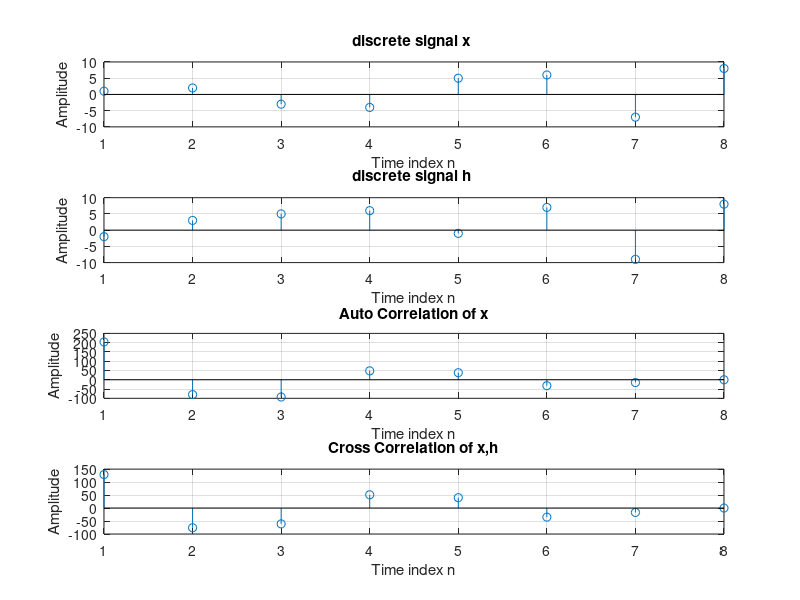

Write MATLAB code to recreate this figure.
clear all
clc
x=[1,2,-3,-4,5,6,-7,8];
h=[-2,3,5,6,-1,7,-9,8];
n=length(x);
s=zeros(1,n);
j=zeros(1,n);
a=zeros(1,n);
y=zeros(1,n);
b=zeros(1,n);
b=xcorr(x,x);
k=1;
for i=1:n
    y(1,1)=(y(1,1)+(x(i)*x(i)));
end
while(k<n)
    for i=k+1:n
        s(i-k)=x(i);
    end
    for i=1:n
        y(1,k+1)=(y(1,k+1)+(x(i)*s(i)));
    end
    k=k+1;
end
k=1;
for i=1:n
    a(1,1)=(a(1,1)+(x(i)*h(i)));
end
while(k<n)
    for i=k+1:n
        j(i-k)=h(i);
    end
    for i=1:n
        a(1,k+1)=(a(1,k+1)+(x(i)*j(i)));
    end
    k=k+1;
end
subplot(4,1,1);
stem(x);
grid on; 
xlabel('Time index n');
ylabel('Amplitude');
title('discrete signal x '); 
subplot(4,1,2),stem(h);
grid on; 
xlabel('Time index n');
ylabel('Amplitude');
title('discrete signal h '); 
subplot(4,1,3),stem(y);
grid on; 
xlabel('Time index n');
ylabel('Amplitude');
title('Auto Correlation of x'); 
subplot(4,1,4),stem(a);
grid on; 
xlabel('Time index n');
ylabel('Amplitude');
title('Cross Correlation of x,h'); 
display(x)
display(h)
display(' Auto Correlation=')
display(y)
display(' Cross Correlation=')
display(a)
